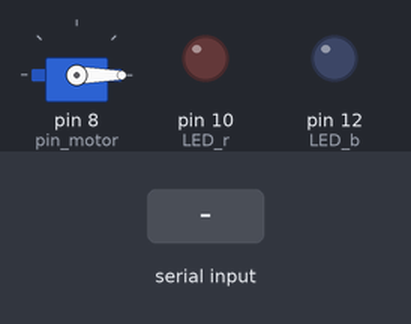
This sketch was run on a simulated Arduino Uno, built with avr-gcc and run on an emulated ATmega328P. Shown: servo, output pins drawn as LEDs (lit = HIGH). The test bench sets the inputs (shaded band).

Above: at 1.2 s.
1.3 s: byte 1 (1) received over Serial
At 1.7 s:
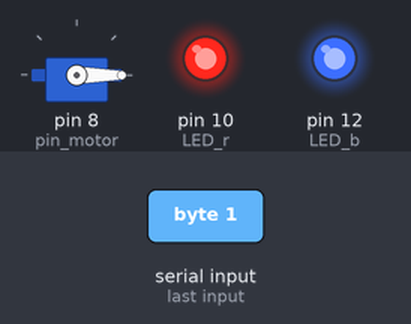
At 2.7 s:
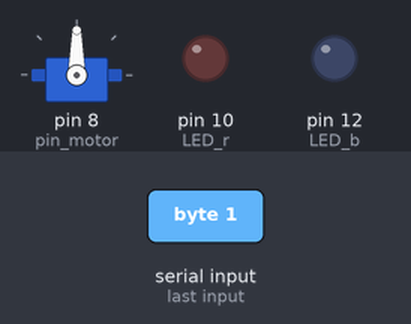
Timing chart, 0 to 8.8 s (numbered marks = the images above; inputs shaded):
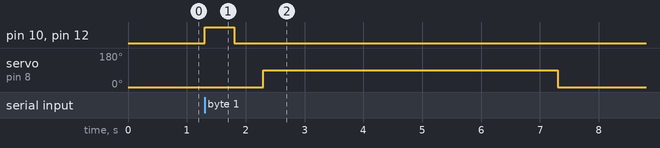

The sketch:

Arduino_code.ino
```cpp
#include<Servo.h>              // including the servo library in our project

int LED_b = 12;               // set the input pin for LEDs
int LED_r = 10;
int Incoming_value = 0;           // initialize the flag variable for bluetooth input
int pin_motor = 8;              // set the input pin for the servo motor
Servo servo;                  // initializing an object of the Servo class

void setup()
{
  Serial.begin(9600);
  pinMode(LED_b, OUTPUT);         // fixing the LED_b pin for outputting data
  pinMode(LED_r, OUTPUT);         // fixing the LED_r pin for outputting data
  pinMode(pin_motor, OUTPUT);       // fixing the servo pin for outputting data
  servo.attach(pin_motor);        // attaching the servo at pin "pin_motor"
  servo.write(0);             // set the servo at 0 degrees
}

void loop()
{
    if(Serial.available()>0)          // checks if the bluetooth module is attached to the Rx and Tx pin properly
    {                                 // by returning a particular number of bytes
        Incoming_value = Serial.read();

        if(Incoming_value == 1)       // correct fingerprint inputted
        {
            for(int i=0;i<1;i++)      // produces a particular lighting effect
            {
                digitalWrite(LED_b,HIGH);
                digitalWrite(LED_r,HIGH);
                delay(500);
                digitalWrite(LED_b,LOW);
                digitalWrite(LED_r,LOW);
                delay(500);
            }
            servo.write(90);        // set the servo at 90 degrees
            delay(5000);          // wait for 5 seconds
            servo.write(0);         // resets the servo at 0 degrees

        }
        else if(Incoming_value == 0)        // incorrect fingerprint inputted
        {
            for(int i=0;i<8;i++)      // produces a particular lighting effect
            {
                digitalWrite(LED_r,HIGH);
                delay(60);
                digitalWrite(LED_r,LOW);
                digitalWrite(LED_b,HIGH);
                delay(60);
                digitalWrite(LED_b,LOW);
            }
        }
    }
}
```

Measured:
- after the input at 1.3 s, pin 10 (LED_r), pin 12 (LED_b): LOW → HIGH at once, → LOW 0.50 s later; servo on pin 8 (pin_motor): 0° → 90° after 1.0 s, → 0° 5.0 s later
